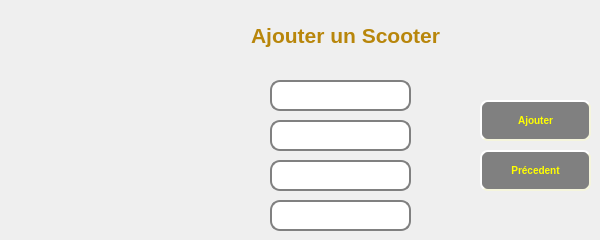
    <widget class="QWidget" name="page_10">
     <widget class="QLabel" name="label_pic_10">
      <property name="geometry">
       <rect>
        <x>30</x>
        <y>30</y>
        <width>81</width>
        <height>81</height>
       </rect>
      </property>
      <property name="text">
       <string/>
      </property>
     </widget>
     <widget class="QPushButton" name="pushButton_ajoutermdt2">
      <property name="geometry">
       <rect>
        <x>480</x>
        <y>100</y>
        <width>111</width>
        <height>41</height>
       </rect>
      </property>
      <property name="styleSheet">
       <string notr="true">QPushButton#pushButton_ajoutermdt2{
background-color: grey;
    border-style: outset;
    border-width: 2px;
    border-radius: 8px;
    border-color: beige;
    font:  bold 10px;
    color:yellow;
    min-width: 5em;
    padding: 6px;
}
#pushButton_ajoutermdt2:hover {
    background-color:rgb(222, 184, 135);
    border-style: outset;
    border-width: 2px;
    border-radius: 8px;
    border-color: beige;
    font:  bold 10px;
    color:yellow;
    min-width: 5em;
    padding: 6px;
}

#pushButton_ajoutermdt:pressed{
background-color: grey;
    border-style: outset;
    border-width: 2px;
    border-radius: 8px;
    border-color: beige;
    font:  bold 10px;
    color:yellow;
    min-width: 5em;
    padding: 6px;}</string>
      </property>
      <property name="text">
       <string>Ajouter</string>
      </property>
     </widget>
     <widget class="QPushButton" name="pushButton_precedent_6">
      <property name="geometry">
       <rect>
        <x>480</x>
        <y>150</y>
        <width>111</width>
        <height>41</height>
       </rect>
      </property>
      <property name="styleSheet">
       <string notr="true">QPushButton#pushButton_precedent_6{
background-color: grey;
    border-style: outset;
    border-width: 2px;
    border-radius: 8px;
    border-color: beige;
    font:  bold 10px;
    color:yellow;
    min-width: 5em;
    padding: 6px;
}
#pushButton_precedent_6:hover {
    background-color:rgb(222, 184, 135);
    border-style: outset;
    border-width: 2px;
    border-radius: 8px;
    border-color: beige;
    font:  bold 10px;
    color:yellow;
    min-width: 5em;
    padding: 6px;
}

#pushButton_precedent_6:pressed{
background-color: grey;
    border-style: outset;
    border-width: 2px;
    border-radius: 8px;
    border-color: beige;
    font:  bold 10px;
    color:yellow;
    min-width: 5em;
    padding: 6px;}</string>
      </property>
      <property name="text">
       <string>Précedent</string>
      </property>
     </widget>
     <widget class="QLineEdit" name="lineEdit_depense">
      <property name="geometry">
       <rect>
        <x>270</x>
        <y>200</y>
        <width>141</width>
        <height>31</height>
       </rect>
      </property>
      <property name="styleSheet">
       <string notr="true">QLineEdit {
    border: 2px solid gray;
    border-radius: 10px;
    padding: 0 8px;
    background: white;
    selection-background-color: darkgray;
}</string>
      </property>
     </widget>
     <widget class="QLineEdit" name="lineEdit_dispo">
      <property name="geometry">
       <rect>
        <x>270</x>
        <y>160</y>
        <width>141</width>
        <height>31</height>
       </rect>
      </property>
      <property name="styleSheet">
       <string notr="true">QLineEdit {
    border: 2px solid gray;
    border-radius: 10px;
    padding: 0 8px;
    background: white;
    selection-background-color: darkgray;
}</string>
      </property>
     </widget>
     <widget class="QLineEdit" name="lineEdit_idscooter_3">
      <property name="geometry">
       <rect>
        <x>270</x>
        <y>80</y>
        <width>141</width>
        <height>31</height>
       </rect>
      </property>
      <property name="styleSheet">
       <string notr="true">QLineEdit {
    border: 2px solid gray;
    border-radius: 10px;
    padding: 0 8px;
    background: white;
    selection-background-color: darkgray;
}</string>
      </property>
     </widget>
     <widget class="QLabel" name="label_8">
      <property name="geometry">
       <rect>
        <x>210</x>
        <y>20</y>
        <width>271</width>
        <height>31</height>
       </rect>
      </property>
      <property name="styleSheet">
       <string notr="true">font: 75 italic 55pt &quot;Montserrat&quot;;</string>
      </property>
      <property name="text">
       <string>&lt;html&gt;&lt;head/&gt;&lt;body&gt;&lt;p align=&quot;center&quot;&gt;&lt;span style=&quot; font-size:16pt; font-weight:600; color:#b8860b;&quot;&gt;Ajouter un Scooter&lt;/span&gt;&lt;/p&gt;&lt;/body&gt;&lt;/html&gt;</string>
      </property>
     </widget>
     <widget class="QLineEdit" name="lineEdit_etat">
      <property name="geometry">
       <rect>
        <x>270</x>
        <y>120</y>
        <width>141</width>
        <height>31</height>
       </rect>
      </property>
      <property name="styleSheet">
       <string notr="true">QLineEdit {
    border: 2px solid gray;
    border-radius: 10px;
    padding: 0 8px;
    background: white;
    selection-background-color: darkgray;
}</string>
      </property>
     </widget>
    </widget>
